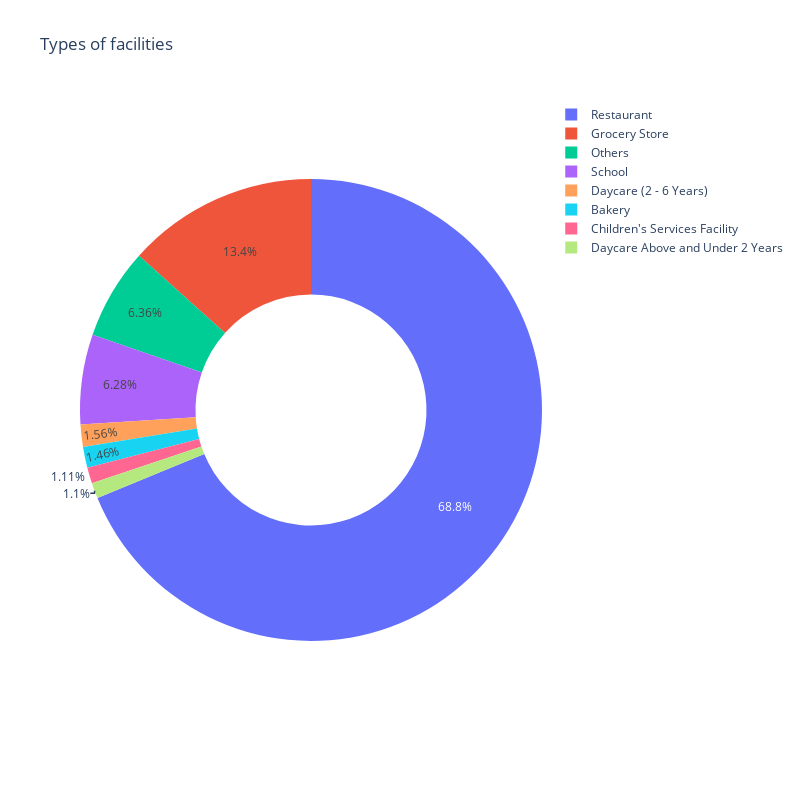

The notebook cell saved with this chart:
### Markdown cell above
#### Types of Facilities

### Code cell
facility_types = df['Facility Type'].value_counts().keys().tolist()
facility_count = df['Facility Type'].value_counts().tolist()
final_types = []
final_count = []
others_count = 0
one_percent = 0.01 * df.shape[0]

for count, facility_type in zip(facility_count, facility_types):
    if count > one_percent:
        final_types.append(facility_type)
        final_count.append(count)
    else:
        others_count += count

final_types.append('Others')
final_count.append(others_count)

fig = {
        "data": [{"values": final_count,
                  "labels": final_types,
                  "hoverinfo": "label+percent",
                  "hole": .5,
                  "type": "pie"
                  }],
        "layout": {"title": "Types of facilities", "width": 800,"height": 800}
      }

iplot(fig)

### Figure 1 — Plotly figure (JSON) as saved in the notebook; plotly's stock layout.template omitted (floating-point values rounded to 4 significant figures)
{"data": [{"hole": 0.5, "hoverinfo": "label+percent", "labels": ["Restaurant", "Grocery Store", "School", "Daycare (2 - 6 Years)", "Bakery", "Children's Services Facility", "Daycare Above and Under 2 Years", "Others"], "type": "pie", "values": [105743, 20549, 9652, 2393, 2248, 1704, 1686, 9782]}], "layout": {"height": 800, "title": {"text": "Types of facilities"}, "width": 800}}
